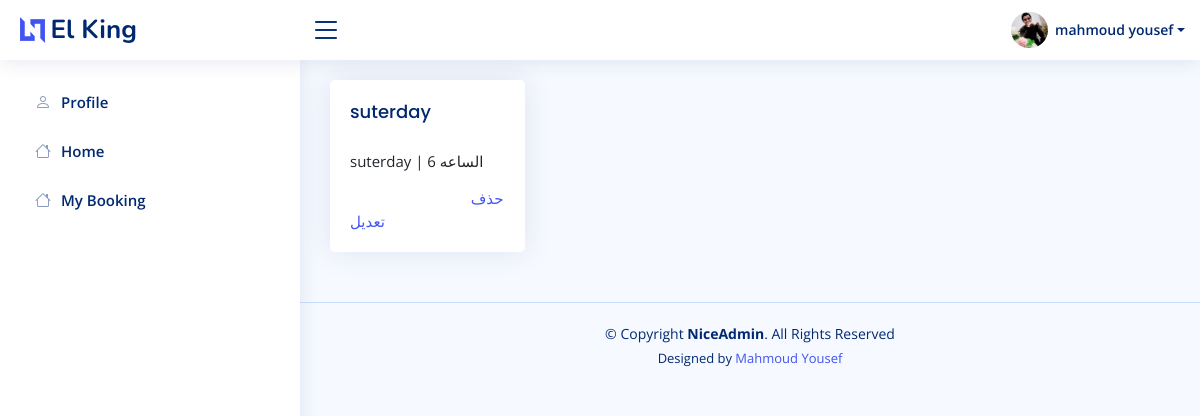
The app's page /accounts/my_booking/ (signed in), older data.
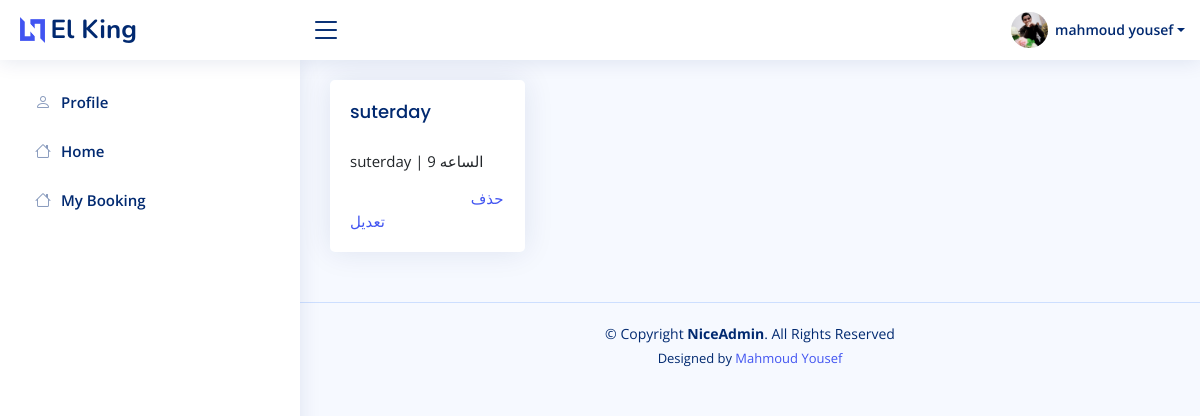
The same page, newer data.
### accounts/models.py (models this page shows, shortened)
class Book(models.Model):
    user = models.ForeignKey(Account,  on_delete=models.CASCADE)
    day = models.ForeignKey(Day, related_name="book_property",  on_delete=models.CASCADE)
    date = models.IntegerField( choices=hours)
    created_at = models.DateTimeField(default=timezone.now)
    is_booked = models.BooleanField(default=True)
    def __str__(self):
        return str(self.day)

class Day(models.Model):
    name = models.CharField(max_length=50)
    caption = models.CharField( max_length=5000)
    slug = models.SlugField(null=True,blank=True)
    def __str__(self):
        return self.name

### accounts/views.py (the view)
# urls.py: path('my_booking/' , views.my_booking , name='my_booking'),
def my_booking(request):
    mybooking = Book.objects.filter(user=request.user)
    return render(request , 'accounts/my_booking.html' , {'mybooking':mybooking})

### accounts/models.py (called while the page is built)
    def full_name(self):
        return f'{self.user.first_name} {self.user.last_name}'

### accounts/profile.py (called while the page is built)
def myprofile(request):
    current_user = request.user
    profile = None
    if  current_user.is_authenticated:
        profile = Profile.objects.get(user=current_user)
    return dict(profile=profile)

### accounts/templates/accounts/my_booking.html (shortened to what this page needs)
{% extends 'base.html' %}
{% load static %}
{% load django_bootstrap5 %}
{% block body %}
<main id="main" class="main">
    <section class="section">
        <div class="row">
            {% if mybooking %}
            {% for book in mybooking %}
            <div class="col-sm-3">
                <div class="card">
                    <div class="card-body">
                        <h5 class="card-title">{{book}}</h5>
                        <p class="card-text">{{book.day}} | {{book.date}} الساعه</p>
                        <a href="{% url 'delete_book' book.id %}" onclick="return confirm('Are You Sure You Want To Delete This book ?')">حذف</a>
                        <a href="{% url 'edit_book'  %}" >تعديل</a>
                    </div>
                </div>
            </div>
            {% endfor %}
            {% else %}
            <h1><center>No Booking Yet!</center></h1>
            <a href="/"><center><h3>Book Now</h3></center></a>
            {% endif %}
        </div>
    </section>
</main>
{% endblock body%}

Row changes from the older to the newer data that the page shows:
changed Book "suterday": date "6" → "9"
